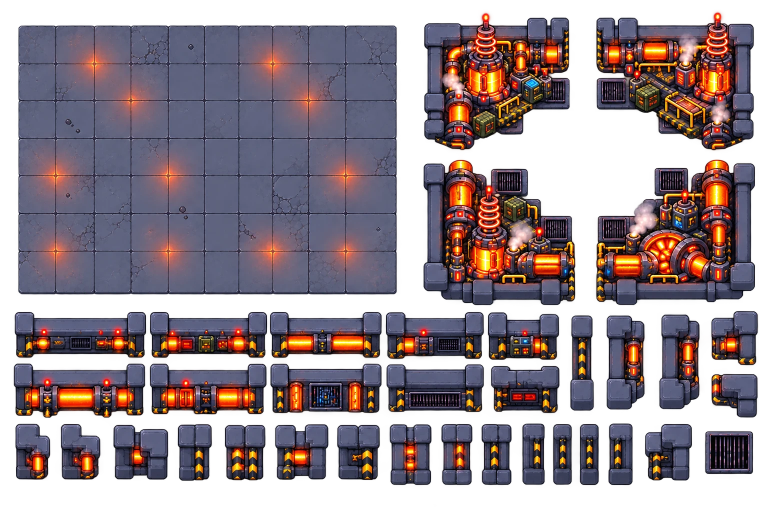
#> input picture tools/w5_build_kit_ref.webp, 1536 x 1024 px (shown at 1/2 size)
$ python make_forge_walls.py
#> lines starting #> are read from the running program, lines starting #| are printed output that depends on the picture; after the words box and inside, x2 and y2 are one past the last pixel; in counts of white or black regions, pixels touching at a corner belong together
"""World building kits (ForgeMap): tools/<set>_build_kit_ref.webp -> assets/rooms/<set>/build/.

A kit sheet has a floor of tiles, 4 corner blocks of machinery, 10 horizontal wall
segments (post + slab + front face + post) and vertical columns; an extra sheet brings
more corner blocks. The game (ForgeMap, scripts/data/forge_map.gd) lays walls on a
lattice: a POST on every wall node, a horizontal segment between two posts and a column
SHAFT between two posts on top of each other, so walls of any shape (rooms, corridors,
mazes) can be built from them.

Output:
  floor.png   the floor tiles, regularized to TILE px each and without the coloured glows
              (the game adds glows of its own, so no tile shows a cut glow); tiles covered
              in goo are left out
  atlas.png   every wall piece + the corner machinery, padded and edge-extruded (mipmaps)
  build.json  atlas regions: posts, caps, feats (interiors of the segments), filler (plain
              slab + face, tileable), shafts (tileable), corners, extra corners + their side

python tools/make_forge_walls.py [w5|w6|w7|w8]   (worlds 5 THE FORGE, 6 GENE VAULT, 7 WARP NEXUS, 8 BIODOME)
"""
import json
import os
import sys

import numpy as np
from PIL import Image, ImageFilter

ROOT = os.path.dirname(os.path.dirname(os.path.abspath(__file__)))
TILE = 76
POST_W = 37   # every post is resized to this width
POST_H = 90   # top of the cap to the bottom of the front leg
CAP_H = 46    # the cap alone (a wall continues south of the node)
PAD = 3

# One entry per world kit:
#   floor_x / floor_y  grout lines of the floor sheet (sheet px, brightness minima)
#   glow               how the floor's coloured glows are found: "warm" (orange, world 5),
#                      "purple" (world 6)
#   segments           horizontal segments (x, y, w, h): posts found by the top row
#   columns            (x, y, w, h, shaft start share, shaft end share)
#   corners            (x, y, w, h, corner) of the kit sheet
#   extra              more corner blocks (top corners) from their own sheet; extra_side =
#                      the corner they are drawn for, "auto" = found by the wall they show
#   post_cut           (optional) the kit has no raised posts: the segments' end brackets
#                      (this many px of each end) are the posts; post_h / cap_h = their
#                      height and the cap's (default POST_H / CAP_H)
#   skip_tiles         (optional) floor tiles left out [(tx, ty)], e.g. a big emblem cut in
#                      pieces
#   floor_from         (optional) no floor of its own: the PLAINEST tiles of another kit's
#                      floor.png (fewest cracks / panels), all evened out to one colour
#                      (floor_tint), so the floor fits any world's walls
SETS = {
    "w5": {
        "src": "w5_build_kit_ref.webp",
        "floor_x": [37, 111, 188, 261, 336, 408, 477, 545, 617, 691],  # last 101 px: 2 squeezed tiles, left out
        "floor_y": [52, 127, 201, 276, 351, 427, 502, 587],
        "glow": "warm",
        "segments": [(29, 624, 264, 92), (300, 624, 235, 92), (540, 624, 224, 93), (771, 624, 197, 95),
                     (975, 624, 144, 96), (27, 727, 264, 109), (299, 727, 234, 102), (540, 727, 223, 100),
                     (773, 728, 195, 97), (982, 732, 137, 95)],
        "columns": [(1044, 847, 46, 123, 0.29, 0.71), (1106, 848, 38, 122, 0.29, 0.71),
                    (1159, 848, 39, 122, 0.29, 0.71), (1217, 847, 49, 123, 0.29, 0.71),
                    (1140, 631, 48, 191, 0.29, 0.71)],
        "corners": [(848, 25, 292, 276, "tl"), (1192, 24, 316, 277, "tr"), (847, 319, 304, 292, "bl"),
                    (1192, 319, 318, 291, "br")],
        "extra_src": "w5_corners_ref.webp",
        "extra": [(51, 35, 323, 338), (405, 49, 315, 325), (755, 49, 309, 326), (1100, 50, 322, 316),
                  (42, 401, 327, 322), (408, 401, 315, 302), (761, 389, 312, 322), (1097, 394, 318, 330),
                  (344, 723, 350, 338), (752, 728, 312, 329)],
        "extra_side": "tl",
    },
    "w6": {
        "src": "w6_build_kit_ref.webp",
        "floor_x": [24, 96, 168, 242, 318, 390, 464, 537, 609, 683, 756],
        "floor_y": [42, 115, 186, 259, 330, 402, 475, 548],
        "glow": "purple",
        "drop": 0.7,  # tiles more than this covered in goo / glow are left out
        "segments": [(22, 581, 230, 102), (259, 581, 225, 100), (490, 581, 232, 101), (729, 581, 212, 106),
                     (948, 581, 121, 100), (22, 702, 230, 103), (260, 702, 225, 103), (491, 702, 231, 103),
                     (729, 702, 212, 103), (948, 702, 121, 103)],
        "columns": [(1057, 827, 45, 126, 0.3, 0.7), (1118, 827, 44, 126, 0.3, 0.7),
                    (1180, 826, 48, 127, 0.3, 0.7), (1089, 585, 45, 211, 0.27, 0.73)],
        "corners": [(809, 25, 306, 259, "tl"), (1152, 25, 328, 259, "tr"), (809, 290, 306, 278, "bl"),
                    (1152, 290, 328, 278, "br")],
        "extra_src": "w6_corners_ref.webp",
        "extra": [(107, 11, 361, 337), (540, 11, 377, 337), (1005, 10, 374, 338), (24, 379, 347, 305),
                  (394, 376, 326, 302), (755, 383, 314, 300), (1105, 377, 319, 322), (106, 710, 379, 332),
                  (548, 704, 373, 338), (992, 707, 388, 335)],
        "extra_side": "auto",
    },
    "w7": {
        "src": "w7_build_kit_ref.webp",
        # inside the sheet's frame; the octagon emblem in the middle is left out
        "floor_x": [85, 165, 245, 327, 406, 488, 573, 654],
        "floor_y": [114, 195, 274, 354, 427, 508],
        "floor_from": "w5",  # the user's call: general plain tiles, not the kit's own
        "floor_tint": (92, 100, 128),
        "plain": 18,  # how many of the plainest tiles are kept
        "glow": "none",
        "segments": [(23, 619, 227, 116), (251, 619, 229, 116), (481, 619, 213, 116), (695, 619, 229, 116),
                     (925, 619, 94, 116), (23, 748, 227, 116), (251, 748, 229, 116), (481, 748, 213, 116),
                     (695, 748, 229, 116), (925, 748, 94, 116)],
        "post_cut": 34,
        "post_h": 116,
        "cap_h": 58,
        "columns": [(701, 880, 83, 134, 0.24, 0.76), (795, 880, 71, 133, 0.24, 0.76), (873, 881, 64, 132, 0.24, 0.76),
                    (1056, 880, 59, 134, 0.24, 0.76), (1125, 880, 63, 134, 0.24, 0.76), (324, 879, 75, 134, 0.24, 0.76)],
        "corners": [(763, 32, 309, 292, "tl"), (1097, 32, 328, 292, "tr"), (763, 336, 309, 269, "bl"),
                    (1097, 336, 328, 268, "br")],
        "extra_src": None,
        "extra": [],
        "extra_side": "tl",
    },
}
SETS["w8"] = {
    # world 8 (BIODOME): white walls with orange brackets and blue lights, greenery
    "src": "w8_build_kit_ref.webp",
    # the floor comes as loose tiles on its own sheet: the plain ones and those with a
    # small sprout / vent (no big bushes, cracks or vine paths, so it tiles calmly)
    "floor_src": "w8_floor_ref.webp",
    "floor_boxes": [(48, 85, 160, 150), (236, 84, 163, 151), (426, 84, 164, 151), (617, 84, 162, 151),
                    (804, 84, 170, 151), (1000, 85, 161, 150), (1189, 84, 162, 151), (1380, 84, 159, 151),
                    (1569, 84, 159, 151), (48, 257, 160, 145), (236, 257, 163, 145), (426, 257, 164, 145),
                    (617, 257, 162, 145), (804, 257, 170, 145), (1000, 257, 161, 145), (1189, 257, 162, 145),
                    (1380, 257, 159, 145), (48, 421, 161, 145), (48, 590, 161, 119), (48, 729, 140, 123),
                    (218, 729, 142, 123), (387, 729, 132, 123), (549, 730, 136, 122), (713, 730, 139, 122)],
    "floor_inset": 1,  # thin borders already: just the outermost pixel
    "glow": "none",
    # rows 2-3 of the sheet (row 1 is taller; the 373 px one would squash too much)
    "segments": [(13, 154, 131, 97), (149, 154, 148, 97), (300, 153, 140, 98), (444, 154, 181, 98),
                 (629, 154, 212, 98), (845, 154, 142, 98), (990, 152, 123, 100), (387, 268, 129, 96),
                 (522, 267, 191, 97), (717, 268, 261, 96), (980, 266, 134, 98)],
    "post_cut": 22,  # the rounded end with its blue tube is the post
    "filler_max": 256,  # white walls: the plain slab is bright
    "post_h": 97,
    "cap_h": 48,
    "columns": [(14, 382, 62, 184, 0.24, 0.76), (86, 383, 62, 183, 0.24, 0.76), (157, 382, 59, 184, 0.24, 0.76),
                (224, 382, 62, 184, 0.24, 0.76), (295, 382, 61, 184, 0.24, 0.76), (364, 382, 62, 184, 0.24, 0.76),
                (433, 382, 61, 184, 0.24, 0.76), (575, 382, 63, 185, 0.24, 0.76), (647, 382, 62, 185, 0.24, 0.76),
                (718, 382, 62, 184, 0.24, 0.76), (875, 382, 62, 185, 0.24, 0.76)],
    "corners": [],  # only top corners, on their own sheet
    "extra_src": "w8_corners_ref.webp",
    "extra": [(14, 152, 301, 326), (334, 156, 290, 321), (639, 156, 290, 329), (943, 151, 294, 332),
              (1253, 156, 271, 323), (15, 512, 300, 323), (333, 528, 291, 318), (639, 542, 289, 302),
              (944, 521, 288, 326), (1246, 525, 281, 310)],
    "extra_side": "auto",
    # loose props saved as build/prop_<n>.png: the 14 plant tanks (world 8 SeedTank)
    "props": [(10, 581, 70, 151), (88, 581, 70, 151), (166, 582, 76, 151), (253, 582, 76, 150),
              (338, 582, 74, 150), (420, 581, 71, 150), (501, 581, 70, 151), (581, 582, 71, 149)],
}
C = SETS["w5"]
SRC = OUT = ""


def load():
    return np.array(Image.open(SRC).convert("RGBA")).astype(np.float32)


# ---------------------------------------------------------------- floor

# [62 lines left out: functions shared_floor, loose_floor, not called in this run]


def floor(src):
    if C.get("floor_from"):
        return shared_floor()
    if C.get("floor_boxes"):
        return loose_floor()
    tiles = []
    fx, fy = C["floor_x"], C["floor_y"]
    skip = set(tuple(t) for t in C.get("skip_tiles", []))
    for ty in range(len(fy) - 1):
        for tx in range(len(fx) - 1):
            if (tx, ty) in skip:
                continue
            t = Image.fromarray(src[fy[ty]:fy[ty + 1], fx[tx]:fx[tx + 1]].astype(np.uint8))
            tiles.append(np.array(t.resize((TILE, TILE), Image.LANCZOS)).astype(np.float32))
    tiles = np.array(tiles)
    r, g, b = tiles[..., 0], tiles[..., 1], tiles[..., 2]
    if C["glow"] == "none":
        warm = np.zeros_like(r)  # nothing to clean
    elif C["glow"] == "purple":
        warm = np.clip((r - g + 2.0) / 25.0, 0.0, 1.0)  # blue-grey floor: red ~8 under green
    else:
        warm = np.clip((r - b + 22.0) / 30.0, 0.0, 1.0)  # blue-grey floor: red ~30 under blue
    # soften the mask so the patch blends in
    soft = np.array([np.array(Image.fromarray((w * 255).astype(np.uint8)).filter(ImageFilter.MaxFilter(9))
                              .filter(ImageFilter.GaussianBlur(4))) / 255.0 for w in warm])
    cover = (warm.reshape(len(tiles), -1) > 0.5).mean(1)
    clean = [i for i in range(len(tiles)) if cover[i] < 0.0075] or list(range(len(tiles)))
    keep = [i for i in range(len(tiles)) if cover[i] < C.get("drop", 1.0)]  # goo-covered tiles are left out
    out = tiles.copy()
    rng = np.random.default_rng(7)
    for i in range(len(tiles)):
        if cover[i] < 0.0075:
            continue
        d = tiles[clean[rng.integers(len(clean))]]
        a = soft[i][..., None]
        out[i, ..., :3] = tiles[i, ..., :3] * (1.0 - a) + d[..., :3] * a
    # whatever tint is left: back to the floor's blue-grey
    r, g, b = out[..., 0], out[..., 1], out[..., 2]
    if C["glow"] == "none":
        pass
    elif C["glow"] == "purple":
        out[..., 0] = r - np.clip(r - (g - 8.0), 0, None) * 0.9
        out[..., 2] = b - np.clip(b - (g + 42.0), 0, None) * 0.9
    else:
        out[..., 0] = r - np.clip(r - (b - 30.0), 0, None) * 0.9
        out[..., 1] = g - np.clip(g - (b - 27.0), 0, None) * 0.9
    out[..., 3] = 255
    out = out[keep]
    cols = 9 if len(out) % 9 == 0 or len(out) < 40 else 10
    cols = min(cols, len(out))
    rows = len(out) // cols
    out = out[:cols * rows]
    sheet = np.zeros((rows * TILE, cols * TILE, 4), np.float32)
    for i, t in enumerate(out):
        y, x = divmod(i, cols)
        sheet[y * TILE:(y + 1) * TILE, x * TILE:(x + 1) * TILE] = t
    Image.fromarray(np.clip(sheet, 0, 255).astype(np.uint8)).save(os.path.join(OUT, "floor.png"))
    return {"tile": TILE, "cols": cols, "rows": rows}


# ---------------------------------------------------------------- wall pieces

def crop(src, x, y, w, h):
    return Image.fromarray(src[y:y + h, x:x + w].astype(np.uint8))


def segment_parts(src):
    posts, feats, interiors = [], [], []
    ph = C.get("post_h", POST_H)
    for (x, y, w, h) in C["segments"]:
        if C.get("post_cut"):
            k = C["post_cut"]
            for p0, p1 in ((0, k), (w - k, w)):
                posts.append(crop(src, x + p0, y, p1 - p0, ph).resize((POST_W, ph), Image.LANCZOS))
            feats.append(crop(src, x + k, y, w - 2 * k, h))
            interiors.append(src[y:y + h, x + k:x + w - k])
            continue
        a = src[y:y + h, x:x + w, 3] > 100
        row = a[4]
        runs, s = [], None
        for i in range(w):
            if row[i] and s is None:
                s = i
            if not row[i] and s is not None:
                runs.append((s, i))
                s = None
        if s is not None:
            runs.append((s, w))
        (l0, l1), (r0, r1) = runs[0], runs[-1]
        for p0, p1 in ((l0, l1), (r0, r1)):
            p = crop(src, x + p0, y, p1 - p0, POST_H)
            if (np.array(p)[POST_H - 6:, :, 3] > 100).mean() > 0.6:  # whole leg (some are cut short)
                posts.append(p.resize((POST_W, POST_H), Image.LANCZOS))
        feats.append(crop(src, x + l1, y, r0 - l1, h))
        interiors.append(src[y:y + h, x + l1:x + r0])
    return posts, feats, interiors


def filler(interiors):
    """Plain slab + face: per row, the median of the calm (grey, not glowing) pixels."""
    rows = []
    for yy in range(C.get("post_h", 92) if C.get("post_cut") else 92):
        px = []
        for it in interiors:
            if yy < it.shape[0]:
                line = it[yy]
                ok = (line[:, 3] > 200) & (np.abs(line[:, 0] - line[:, 1]) < 22) & (line[:, :3].max(1) < C.get("filler_max", 150))
                px.extend(line[ok, :4].tolist())
        rows.append(np.median(np.array(px), 0) if len(px) > 8 else np.zeros(4))
    col = np.array(rows)
    img = np.repeat(col[:, None, :], 24, 1)
    rng = np.random.default_rng(3)
    img[..., :3] += rng.normal(0, 2.2, img[..., :3].shape)
    img[..., :3] = np.clip(img[..., :3], 0, 255)
    keep = np.where(img[:, 0, 3] > 100)[0]
    img = img[keep.min():keep.max() + 1]
    return Image.fromarray(img.astype(np.uint8)), int(keep.min())


def shafts(src):
    out = []
    for (x, y, w, h, k0, k1) in C["columns"]:
        y0 = y + int(h * k0)
        y1 = y + int(h * k1)
        out.append(crop(src, x, y0, w, y1 - y0).resize((POST_W, y1 - y0), Image.LANCZOS))
    return out


def corners(src):
    return [(crop(src, x, y, w, h), c) for (x, y, w, h, c) in C["corners"]]


# [14 lines left out: function extra_side, not called in this run]


def extra_corners():
    if not C.get("extra_src"):
        return []
    src = np.array(Image.open(os.path.join(ROOT, "tools", C["extra_src"])).convert("RGBA")).astype(np.float32)
    out = []
    for (x, y, w, h) in C["extra"]:
        img = crop(src, max(0, x - 2), max(0, y - 2), w + 4, h + 4)
        img = img.crop(img.getbbox())
        out.append((img, extra_side(img) if C["extra_side"] == "auto" else C["extra_side"]))
    return out


GRID = 12      # corner blocks: collision measured on a GRID x GRID of the picture
FOOT = 0.5     # of each column of drawn machinery, the lower share is solid (3/4 view:
               # the top of a tall tank stands over floor that can be walked behind)


def footprint(img):
    """Solid rects of a corner block, as shares of its picture [x, y, w, h]: grid cells
    mostly covered by the drawing, keeping only the lower FOOT of each column."""
    a = np.array(img)[..., 3] > 120
    h, w = a.shape
    cov = np.zeros((GRID, GRID))
    for gy in range(GRID):
        for gx in range(GRID):
            cell = a[gy * h // GRID:(gy + 1) * h // GRID, gx * w // GRID:(gx + 1) * w // GRID]
            cov[gy, gx] = cell.mean() if cell.size else 0.0
    on = cov > 0.6
    solid = np.zeros_like(on)
    for gx in range(GRID):
        rows = np.where(on[:, gx])[0]
        if len(rows) == 0:
            continue
        top = rows.min() + int((rows.max() - rows.min() + 1) * (1.0 - FOOT))
        solid[top:rows.max() + 1, gx] = on[top:rows.max() + 1, gx]
    for gy in range(GRID):  # no holes between pipes inside a row
        cols = np.where(solid[gy])[0]
        if len(cols):
            solid[gy, cols.min():cols.max() + 1] = True
    rects = []
    for gy in range(GRID):
        gx = 0
        while gx < GRID:
            if solid[gy, gx]:
                x0 = gx
                while gx < GRID and solid[gy, gx]:
                    gx += 1
                rects.append([x0 / GRID, gy / GRID, (gx - x0) / GRID, 1.0 / GRID])
            gx += 1
    return rects


# ---------------------------------------------------------------- atlas

# [25 lines left out: functions extrude, pack, not called in this run]


def main():
    global C, SRC, OUT
    set_id = sys.argv[1] if len(sys.argv) > 1 else "w5"
    C = SETS[set_id]
    SRC = os.path.join(ROOT, "tools", C["src"])
    OUT = os.path.join(ROOT, "assets", "rooms", set_id, "build")
    os.makedirs(OUT, exist_ok=True)
    src = load()
    fl = floor(src)
#> after the loop in floor, `for ty in range(len(fy) - 1):`:
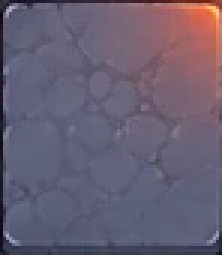
#> t: PIL image 74x85 RGBA (shown 3 times larger); mean R, G, B, A 103, 93.5, 114, 252.7; transparent parts drawn white
#> after the loop in floor, `for ty in range(len(fy) - 1):`: tiles = 63 items
#> in floor, `cover = (warm.reshape(len(tiles), -1) > 0.5).mean(1)`: cover = 63 values, max 0.86 at index 16, min 0 at index 4, mean 0.209
#> in floor, `clean = [i for i in range(len(tiles)) if cover[i] < 0.0075] or list(ra..`: clean = 25 values from 0 to 59
#> in floor, `keep = [i for i in range(len(tiles)) if cover[i] < C.get("drop", 1.0)]`: keep = 63 values from 0 to 62
#> the loop in floor, `for i in range(len(tiles)):` made 63 passes
#> in floor, `cols = 9 if len(out) % 9 == 0 or len(out) < 40 else 10`: cols = 9
#> in floor, `rows = len(out) // cols`: rows = 7
#> the loop in floor, `for i, t in enumerate(out):` made 63 passes
#> (y, x) on passes 1 to 8: (0, 0), (0, 1), (0, 2), (0, 3), (0, 4), (0, 5), (0, 6), (0, 7)
#> after the loop in floor, `for i, t in enumerate(out):`:
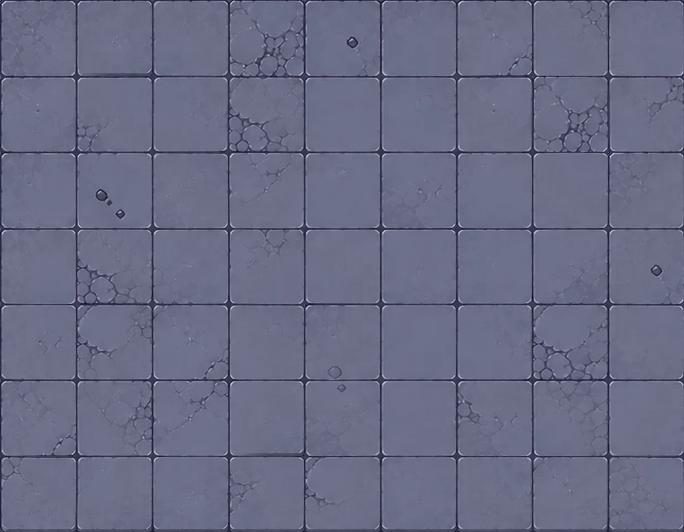
#> sheet: shape (532, 684, 4) float32; mean of channels 0, 1, 2, 3 89.4, 92.7, 120, 255.8; drawn with min black and max white
#> fl = {'tile': 76, 'cols': 9, 'rows': 7}
    posts, feats, interiors = segment_parts(src)
#> the loop in segment_parts, `for (x, y, w, h) in C["segments"]:` made 10 passes
#> pass 1, in segment_parts, `a = src[y:y + h, x:x + w, 3] > 100`:
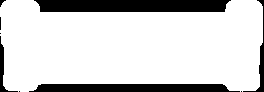
#> a: shape (92, 264) bool; 82.2% white; 9 black regions (5 under 20 px), largest, box (x1, y1, x2, y2) and area: (34, 0, 231, 12) 2257, (29, 84, 240, 92) 1535, (243, 0, 264, 92) 287, (0, 36, 18, 92) 207
#> after the loop in segment_parts, `for (x, y, w, h) in C["segments"]:`:
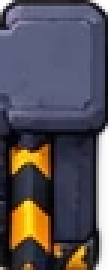
#> p: PIL image 36x90 RGBA (shown 3 times larger); mean R, G, B, A 73.3, 67.2, 73.7, 237.9; transparent parts drawn white
#> after the loop in segment_parts, `for (x, y, w, h) in C["segments"]:`: feats = 10 items; posts = 20 items
#> posts = 20 items; feats = 10 items; interiors = 10 items
    fill, fill_top = filler(interiors)
#> after the loop in filler, `for yy in range(C.get("post_h", 92) if C.get("post_cut") else 92):`: rows = 92 items, first 6: [0, 0, 0, 0], [0, 0, 0, 0], [0, 0, 0, 0], [0, 0, 0, 0], [0, 0, 0, 0], [0, 0, 0, 0]
#> in filler, `col = np.array(rows)`: col = 92 rows, first 6: [0, 0, 0, 0], [0, 0, 0, 0], [0, 0, 0, 0], [0, 0, 0, 0], [0, 0, 0, 0], [0, 0, 0, 0]
#> in filler, `keep = np.where(img[:, 0, 3] > 100)[0]`: keep = 85 values from 7 to 91
#> in filler, `img = img[keep.min():keep.max() + 1]`:
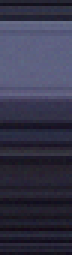
#> img: shape (85, 24, 4) float64 (shown 3 times larger); mean of channels 0, 1, 2, 3 51.9, 51.4, 71.7, 251.1; transparent parts drawn white
#> fill_top = 7
    items = []
    for i, p in enumerate(posts):
        items.append(("post_%d" % i, p))
        items.append(("cap_%d" % i, p.crop((0, 0, POST_W, C.get("cap_h", CAP_H)))))
#> this loop made 20 passes
#> after the loop, items = 40 items
    for i, f in enumerate(feats):
        items.append(("feat_%d" % i, f))
#> this loop made 10 passes
#> after the loop, items = 50 items
    items.append(("filler", fill))
    for i, s in enumerate(shafts(src)):
        items.append(("shaft_%d" % i, s))
#> this loop made 5 passes
#> after the loop, items = 56 items
    feet = {}
    for img, c in corners(src):
        items.append(("corner_" + c, img))
        feet["corner_" + c] = footprint(img)
#> this loop made 4 passes
#> (c, h in footprint, w in footprint) on passes 1 to 4: ('tl', 276, 292), ('tr', 277, 316), ('bl', 292, 304), ('br', 291, 318)
#> pass 1, in footprint, `a = np.array(img)[..., 3] > 120`:
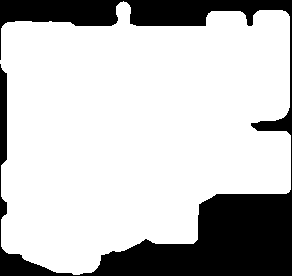
#> a: shape (276, 292) bool; 76.5% white; 1 black region, box (x1, y1, x2, y2) and area: (0, 0, 292, 276) 18926
#> pass 3, in footprint (call 3), `a = np.array(img)[..., 3] > 120`:
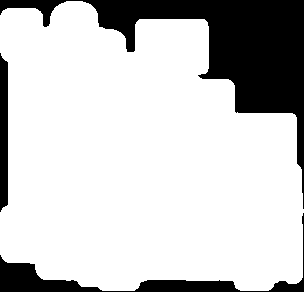
#> a: shape (292, 304) bool; 79.4% white; 3 black regions, box (x1, y1, x2, y2) and area: (0, 0, 304, 209) 13874, (0, 213, 304, 292) 3241, (0, 53, 8, 212) 1191
#> after the loop, feet = 4 items; items = 60 items
    extra = extra_corners()
    for i, (img, _side) in enumerate(extra):
        items.append(("corner_x%d" % i, img))
        feet["corner_x%d" % i] = footprint(img)
    for i, (x, y, w, h) in enumerate(C.get("props", [])):
        pr = crop(src, x, y, w, h)
        a = np.array(pr)
        a[a[..., 3] < 40] = 0
        pr = Image.fromarray(a)
        pr.crop(pr.getbbox()).save(os.path.join(OUT, "prop_%d.png" % i))
    atlas, regions = pack(items, 2048)
    atlas.save(os.path.join(OUT, "atlas.png"))
    data = {
        "floor": fl,
        "post": [POST_W, C.get("post_h", POST_H)],
        "cap_h": C.get("cap_h", CAP_H),
        "filler_top": fill_top,
        "posts": len(posts),
        "feats": len(feats),
        "shafts": len(C["columns"]),
        "extra_corners": len(extra),
        "extra_sides": [side for _img, side in extra],
        "props": len(C.get("props", [])),
        "corner_feet": feet,
        "regions": regions,
    }
    with open(os.path.join(OUT, "build.json"), "w") as fh:
        json.dump(data, fh, indent=1)
    print(set_id, "atlas", atlas.size, "pieces", len(regions), "floor", fl, "posts", len(posts),
          "extra sides", data["extra_sides"])


if __name__ == "__main__":
#> (the run stopped early here; a loop or call above may not have finished)
